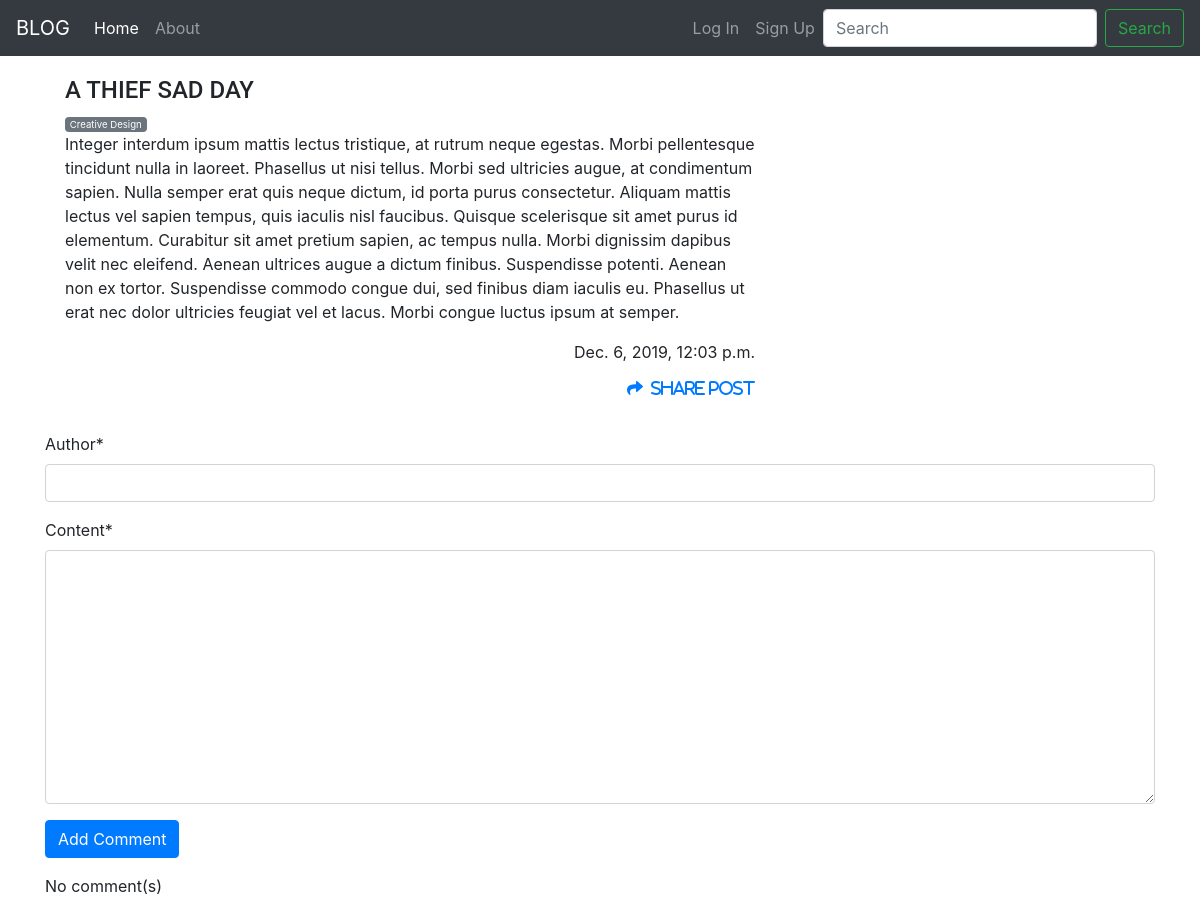
The app's page /16/detail/ with its own data.
### blog/models.py (models this page shows, shortened)
class Post(models.Model):
    author = models.ForeignKey(settings.AUTH_USER_MODEL, on_delete=models.CASCADE, blank=True, null=True)
    title = models.CharField(max_length=200)
    body = models.TextField()
    created_on = models.DateTimeField(auto_now_add=True)
    categories = models.CharField(max_length=200, choices=CATEGORIES, blank=True, null=True)
    status = models.CharField(max_length=200, choices=STATUS, default='draft')
    blog_views = models.IntegerField(default=0)
    tags = models.ManyToManyField(Category, related_name='cattys', default=1)
    cover = models.ImageField(upload_to='img/', blank=True, null=True)
    profile = models.ForeignKey(Profile, on_delete=models.CASCADE, blank=True, null=True)

class Category(models.Model):
    name = models.CharField(max_length=200)

### blog/views.py (the view)
# urls.py: path('<int:pk>/detail/', views.post_detail, name='detail'),
def post_detail(request, pk):
    post = get_object_or_404(Post, pk=pk)
    post.blog_views = post.blog_views + 1
    post.save()
    form = CommentForm(request.POST or None)
    if form.is_valid():
        comment = form.save(commit=False)
        comment.post = post
        comment.save()
    template = 'blog/detail.html'
    context = {'post': post,
               'form': form,
               }
    return render(request, template, context)

### blog/forms.py
class CommentForm(forms.ModelForm):
    class Meta:
        model = Comment
        fields = ('author', 'content')

### templates/blog/detail.html (shortened to what this page needs)
{% extends 'base.html' %}
{% load static %}
{% load crispy_forms_tags %}
{% block content %}
<body>
<div class="container">
    <div class="row">
        <div class="col-md-8">
        <div class="card-body">
    <h4 class="card-title text">{{ post.title }}</h4>
            {% for tag in post.tags.all %}
            <span class="badge badge-secondary"><small>{{ tag.name }}</small></span></h4>
            {% endfor %}
            <p class="card-text">{{ post.body }}</p>
            <p class="card-text text-right">{{ post.created_on }}</p>
            <p class="text-right" style="border: 5px red;"><a href="{% url 'share' post.pk %}"><span class="fas fa-share">&nbsp; Share Post</span></a></p>
            </div>
     </div>
</div>
    <form action="{% url 'detail' post.pk %}" method="POST">
    {{ form|crispy }}
    <button class="btn btn-primary">Add Comment</button>
</form>
    <table class="table">
    {% for comment in post.comments.all %}
        <thead>
        <tr>
     <th scope="col">{{ comment.author }}</th>
        <td>{{ comment.content }}</td>
            <td>{{ comment.created_on }}</td>
        {% if user.is_authenticated %}
        <td><a href="{% url 'comment_delete' comment.pk %}"><i class="fa fa-trash"aria-hidden="true"  style="font-size: 30px; color: red "></i></a></td>
        {% endif %}
        {% empty %}
        <p>No comment(s)</p>
            {% endfor %}
</table>
</div>
</body>
{% endblock %}

### blog/static/css/master.css (style rules this page uses)
.text { font-family: 'Roboto', serif; }

### records on screen
Post: title "A THIEF SAD DAY", body "Integer interdum ipsum mattis lectus tristique, at rutrum neque egestas. Morbi pellentesque tincidunt nulla in laoreet. Phasellus ut nisi tellus. Morbi sed ultricies augue, at condimentum sapien. Nulla semper erat quis neque dictum, id porta purus consectetur. Aliquam mattis lectus vel sapien tempus, quis iaculis nisl faucibus. Quisque scelerisque sit amet purus id elementum. Curabitur sit amet pretium sapien, ac tempus nulla. Morbi dignissim dapibus velit nec eleifend. Aenean ultrices augue a dictum finibus. Suspendisse potenti. Aenean non ex tortor. Suspendisse commodo congue dui, sed finibus diam iaculis eu. Phasellus ut erat nec dolor ultricies feugiat vel et lacus. Morbi congue luctus…", created_on "Dec. 6, 2019, 12:03 p.m."
Category: name "Creative Design"
